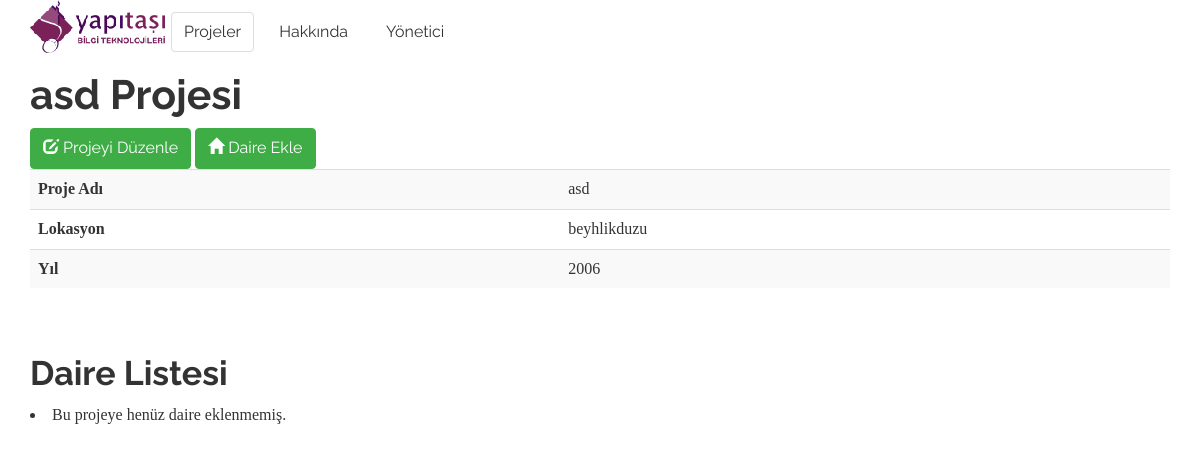
The app's page /unit/project/16/ with its own data.
### unit/models.py (models this page shows, shortened)
class Project(models.Model):
    name = models.CharField('project_name', max_length=80)
    city = models.CharField('project_city', max_length=80)
    year = models.IntegerField('launch_year')
    class Meta:
        unique_together = ('name', 'city',)

### unit/views.py (the view)
# urls.py: url(r'^project/(?P<id>[\d]+)/$', views.project, name='project'),
def project(request, id):
    project = Project.objects.get(id=id)
    context = {'project': project,
               'units':Unit.objects.filter(project=id),}
    return render(request, 'unit/project.html', context)

### unit/templates/unit/project.html (shortened to what this page needs)
{% extends 'common/base.html' %}
{% block content %}
    <h1> {{ project.name }} Projesi</h1>
        <a class="btn btn-success" href="{% url 'edit_project' project.id %}">
				<i class="glyphicon glyphicon-edit"></i> Projeyi Düzenle
			</a>
        <a class="btn btn-success" href="{% url 'add_unit' project.id %}">
				<i class="glyphicon glyphicon-home"></i> Daire Ekle
			</a>
     <table class="table table-striped table-hover">
    <tr>
        <th>Proje Adı</th>
        <td>{{ project.name }}</td>
    </tr>
     <tr>
        <th>Lokasyon</th>
        <td>{{  project.city }}</td>
    </tr>
            <tr>
        <th>Yıl</th>
        <td>{{  project.year }}</td>
    </tr>
    </table>
    <br>
    <h2>Daire Listesi</h2>
    {% if units %}
    {% load endless %}
         {% else %}
    <li>Bu projeye henüz daire eklenmemiş.</li>
    {% endif %}
{% endblock %}

### _static/css/starter-template.css (style rules this page uses)
body { padding-top: 50px; }

### records on screen
Project: name "asd", city "beyhlikduzu", year "2006"
